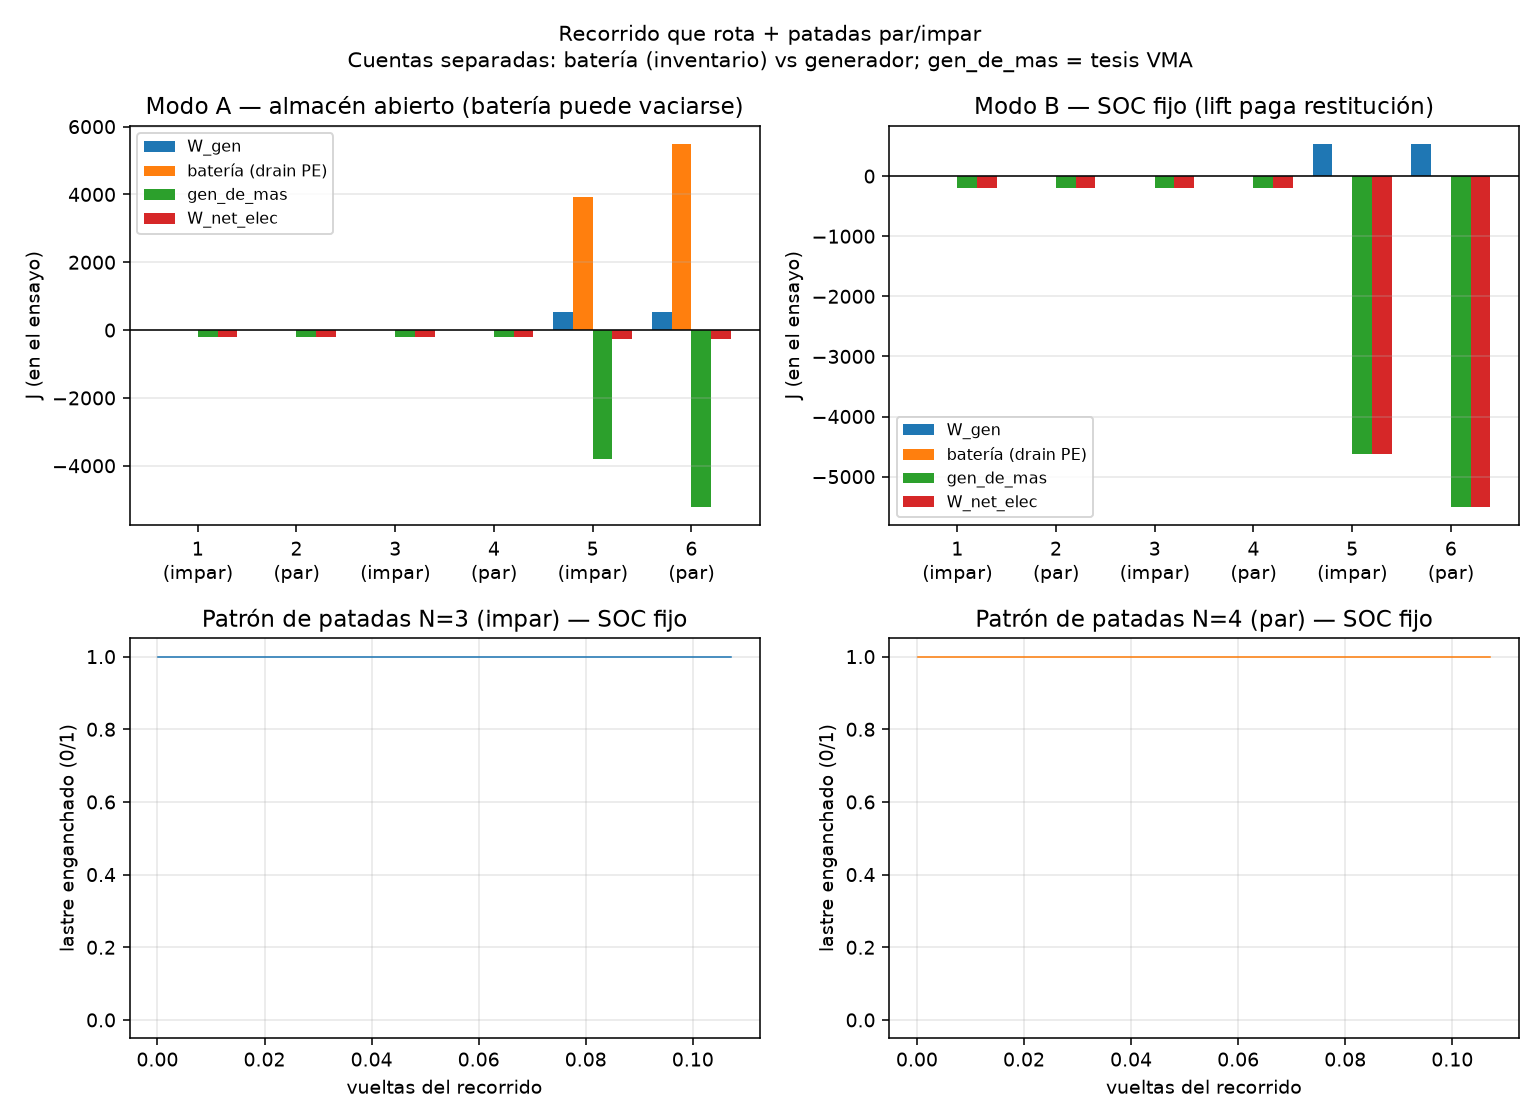

The script that saved this image:
#!/usr/bin/env python3
"""
Experimento: recorrido que ROTA + patadas de lastre PAR vs IMPAR
================================================================
Protocolo pedido (VMA): no confundir con "stock 5 → 5 ciclos".

  - El recorrido (tubo) gira: ángulo φ.
  - Hay N_patadas de lastre por vuelta (N par o impar).
  - Dos cuentas SEPARADAS:
      BATERÍA  = ΔPE del inventario de lastres (kg que cambian de cota)
      GENERADOR = trabajo eléctrico regenerativo del eje (η_gen)

  - Modo A "almacén abierto": las patadas pueden dejar lastre abajo
    → batería se descarga; el generador cobra parte de esa PE.
  - Modo B "SOC fijo": tras cada vuelta se RESTITUYE el inventario
    (lift contado en E_in). Aquí se ve si queda generador "de más"
    cuando la batería no se vacía.

Salidas: JSON + PNG en este directorio.
"""

from __future__ import annotations

import json
from dataclasses import asdict, dataclass
from pathlib import Path

import matplotlib

matplotlib.use("Agg")
import matplotlib.pyplot as plt
import numpy as np

OUT = Path(__file__).resolve().parent
G = 9.81


@dataclass
class P:
    m_obj: float = 40.0  # kg objeto sin lastre de patada
    m_kick: float = 10.0  # kg por patada de lastre
    R: float = 1.2  # m  brazo efectivo grav→par sobre el eje del tubo
    I0: float = 25.0  # kg·m² inercia del tubo + sinfín
    omega_ref: float = 2.0  # rad/s
    beta: float = 1.2  # fricción viscosa N·m·s/rad
    c_gen: float = 70.0  # freno regenerativo en fase favorable
    tau_mot_max: float = 500.0
    eta_gen: float = 0.90
    eta_mot: float = 0.90
    eta_lift: float = 0.90
    # Caída de cota efectiva cuando una patada "aparca" lastre abajo (modo A)
    delta_h_ballast: float = 8.0  # m
    dt: float = 5e-4
    n_turns: int = 6  # vueltas del recorrido a integrar


def kick_phases(n_kicks: int) -> np.ndarray:
    """Fases de ENGANCHE en [0, 2π). Soltar = engache + π/n (mitad del sector)."""
    if n_kicks <= 0:
        return np.array([])
    return (2.0 * np.pi) * np.arange(n_kicks) / n_kicks


def engaged_at(phi: float, n_kicks: int) -> bool:
    """
    Lastre enganchado en la primera mitad de cada sector 2π/N.
    Con N impar los sectores no se emparejan simétricamente con
    favorable/desfavorable de cos(φ) en el mismo patrón que con N par.
    """
    if n_kicks <= 0:
        return False
    s = phi % (2.0 * np.pi)
    sector = 2.0 * np.pi / n_kicks
    local = s % sector
    return local < 0.5 * sector


def run(
    n_kicks: int,
    *,
    soc_fixed: bool,
    p: P | None = None,
) -> dict:
    p = p or P()
    I_base = p.I0 + p.m_obj * p.R**2

    phi = 0.0
    omega = p.omega_ref
    phi_end = p.n_turns * 2.0 * np.pi

    W_mot = 0.0
    W_gen = 0.0
    W_grav = 0.0
    W_fric = 0.0
    W_lift = 0.0

    # Inventario: cada patada completada (engage→release) puede mover 1 kg ALTA→BAJA
    n_alta = 100  # stock grande para no cortar el ensayo
    n_baja = 0
    kicks_completed = 0
    # Seguimiento de si estamos dentro de un engage abierto en este sector
    was_engaged = False
    pending_ballast_drop = False  # release en modo A → 1 lastre a BAJA

    # Series
    t_hist = []
    phi_hist = []
    eng_hist = []
    gen_pow = []

    t = 0.0
    max_steps = int(1e7)
    stalled = False

    for _ in range(max_steps):
        eng = engaged_at(phi, n_kicks)
        m = p.m_obj + (p.m_kick if eng else 0.0)
        I = p.I0 + m * p.R**2

        # Detección borde engage→release (fin de patada)
        if was_engaged and not eng:
            kicks_completed += 1
            if not soc_fixed:
                # Modo batería: aparca lastre abajo
                if n_alta > 0:
                    n_alta -= 1
                    n_baja += 1
                    pending_ballast_drop = True
            # Modo SOC fijo: no cambia inventario aquí; el lift se paga al cerrar vuelta
        was_engaged = eng

        # Par gravitatorio (conservativo sobre el eje del tubo)
        # Convención: PE = m g R sin(φ); tau_g = -m g R cos(φ)
        tau_g = -m * G * p.R * np.cos(phi)
        favorable = np.cos(phi) < 0.0

        if favorable:
            tau_c = -p.c_gen * max(omega, 0.0)
            mode = "gen"
        else:
            err = p.omega_ref - omega
            tau_c = min(p.tau_mot_max, max(0.0, 100.0 * err + 0.35 * p.tau_mot_max))
            mode = "mot"

        tau_f = -p.beta * omega
        alpha = (tau_g + tau_c + tau_f) / I

        W_grav += tau_g * omega * p.dt
        W_fric += abs(tau_f * omega) * p.dt
        if mode == "mot":
            W_mot += (max(tau_c * omega, 0.0) / p.eta_mot) * p.dt
        else:
            W_gen += (max(-tau_c * omega, 0.0) * p.eta_gen) * p.dt

        omega_new = omega + alpha * p.dt
        if omega_new <= 0.0:
            stalled = True
            omega = 0.0
            break

        phi_next = phi + omega * p.dt

        # Al cruzar cada vuelta completa: si SOC fijo, restituir lastres bajados
        # (en modo A no hay que restituir; en B no bajamos inventario en release,
        #  pero igual forzamos balance de inventario=constante: W_lift de las
        #  patadas de la vuelta * m g Δh / η, como peaje de mantener SOC).
        turn0 = int(phi / (2.0 * np.pi))
        turn1 = int(phi_next / (2.0 * np.pi))
        if soc_fixed and turn1 > turn0:
            # N_patadas por vuelta → N restituciones teóricas de lastre
            # (mantenemos stock constante; peaje lift explícito)
            for _k in range(n_kicks):
                W_lift += (p.m_kick * G * p.delta_h_ballast) / p.eta_lift

        phi = phi_next
        omega = omega_new
        t += p.dt

        if _ % 40 == 0:
            t_hist.append(t)
            phi_hist.append(phi)
            eng_hist.append(1.0 if eng else 0.0)
            gen_pow.append(max(-tau_c * omega, 0.0) * p.eta_gen if mode == "gen" else 0.0)

        if phi >= phi_end:
            break

    # Contabilidad batería: PE de inventario movida ALTA→BAJA
    n_moved = n_baja  # en modo A; en SOC fijo queda 0
    E_battery_out = n_moved * p.m_kick * G * p.delta_h_ballast  # PE liberada del almacén
    # Lo que el generador "debería" como máximo de esa batería (ideal)
    E_from_battery_cap = p.eta_gen * E_battery_out

    # "Generador de más" (heurística del protocolo):
    #  - Modo A: W_gen - E_from_battery_cap  (si >0 parecería plus; suele ≤0 por fricción/motor)
    #  - Modo B: W_gen - W_mot - W_lift      (neto eléctrico a SOC fijo)
    if soc_fixed:
        gen_de_mas = W_gen - W_mot - W_lift
        battery_drain = 0.0
    else:
        gen_de_mas = W_gen - E_from_battery_cap - W_mot
        battery_drain = E_battery_out

    return {
        "n_kicks": n_kicks,
        "parity": "impar" if (n_kicks % 2 == 1) else "par",
        "soc_fixed": soc_fixed,
        "stalled": stalled,
        "turns": float(phi / (2.0 * np.pi)),
        "kicks_completed": kicks_completed,
        "n_alta": n_alta,
        "n_baja": n_baja,
        "W_gen_J": W_gen,
        "W_mot_J": W_mot,
        "W_lift_J": W_lift,
        "W_grav_J": W_grav,
        "W_fric_abs_J": W_fric,
        "E_battery_drain_J": battery_drain,
        "E_from_battery_cap_J": E_from_battery_cap,
        "gen_de_mas_J": gen_de_mas,
        "W_net_elec_J": W_gen - W_mot - W_lift,
        "t_hist": t_hist,
        "phi_hist": phi_hist,
        "eng_hist": eng_hist,
        "params": asdict(p),
    }


def main():
    kick_list = [1, 2, 3, 4, 5, 6]
    rows_open = []
    rows_soc = []

    for n in kick_list:
        r_a = run(n, soc_fixed=False)
        r_b = run(n, soc_fixed=True)
        # no guardar series enormes en tabla
        for r, bag in ((r_a, rows_open), (r_b, rows_soc)):
            bag.append({k: v for k, v in r.items() if not k.endswith("_hist")})

    # --- plot ---
    fig, axes = plt.subplots(2, 2, figsize=(11, 8))

    def plot_side(ax, rows, title):
        ns = [r["n_kicks"] for r in rows]
        gen = [r["W_gen_J"] for r in rows]
        bat = [r["E_battery_drain_J"] for r in rows]
        plus = [r["gen_de_mas_J"] for r in rows]
        net = [r["W_net_elec_J"] for r in rows]
        x = np.arange(len(ns))
        w = 0.2
        ax.bar(x - 1.5 * w, gen, w, label="W_gen")
        ax.bar(x - 0.5 * w, bat, w, label="batería (drain PE)")
        ax.bar(x + 0.5 * w, plus, w, label="gen_de_mas")
        ax.bar(x + 1.5 * w, net, w, label="W_net_elec")
        ax.axhline(0, color="k", lw=0.8)
        ax.set_xticks(x)
        ax.set_xticklabels([f"{n}\n({('impar' if n%2 else 'par')})" for n in ns])
        ax.set_title(title)
        ax.set_ylabel("J (en el ensayo)")
        ax.legend(fontsize=8)
        ax.grid(True, axis="y", alpha=0.3)

    plot_side(axes[0, 0], rows_open, "Modo A — almacén abierto (batería puede vaciarse)")
    plot_side(axes[0, 1], rows_soc, "Modo B — SOC fijo (lift paga restitución)")

    # detalle temporal N=3 vs N=4 modo B
    for ax, n, color in ((axes[1, 0], 3, "C0"), (axes[1, 1], 4, "C1")):
        r = run(n, soc_fixed=True)
        ph = np.array(r["phi_hist"])
        eng = np.array(r["eng_hist"])
        ax.plot(ph / (2 * np.pi), eng, color=color, lw=0.8)
        ax.set_xlabel("vueltas del recorrido")
        ax.set_ylabel("lastre enganchado (0/1)")
        ax.set_title(f"Patrón de patadas N={n} ({r['parity']}) — SOC fijo")
        ax.set_ylim(-0.05, 1.05)
        ax.grid(True, alpha=0.3)

    fig.suptitle(
        "Recorrido que rota + patadas par/impar\n"
        "Cuentas separadas: batería (inventario) vs generador; gen_de_mas = tesis VMA",
        fontsize=11,
    )
    fig.tight_layout()
    png = OUT / "sim_recorrido_rota_patadas_impar.png"
    fig.savefig(png, dpi=140)
    plt.close()

    # Series cortas de ejemplo no en JSON completo
    summary = {
        "idea": (
            "N patadas/vuelta sobre recorrido que rota. "
            "Modo A: release deja lastre abajo (batería). "
            "Modo B: SOC fijo con lift explícito. "
            "gen_de_mas_J: A→ W_gen - η*PE_drain - W_mot; "
            "B→ W_gen - W_mot - W_lift."
        ),
        "modo_A_almacen_abierto": rows_open,
        "modo_B_SOC_fijo": rows_soc,
        "lectura": {
            "si_gen_de_mas_B_positivo": "habría generador de más a SOC fijo (tesis)",
            "si_gen_de_mas_B_negativo": "a SOC fijo el peaje (motor+lift+η) gana; no hay plus",
            "si_solo_A_positivo_por_batería": "julios del vaciado de inventario, no plus de fase impar",
        },
    }
    js = OUT / "sim_recorrido_rota_patadas_impar.json"
    js.write_text(json.dumps(summary, indent=2), encoding="utf-8")

    print("=== Modo A (almacén abierto) ===")
    print(f"{'N':>3} {'paridad':>7} {'W_gen':>10} {'batería':>10} {'gen_de_mas':>12} {'W_net':>10}")
    for r in rows_open:
        print(
            f"{r['n_kicks']:3d} {r['parity']:>7} {r['W_gen_J']:10.1f} "
            f"{r['E_battery_drain_J']:10.1f} {r['gen_de_mas_J']:12.1f} {r['W_net_elec_J']:10.1f}"
        )
    print("\n=== Modo B (SOC fijo) ===")
    print(f"{'N':>3} {'paridad':>7} {'W_gen':>10} {'W_lift':>10} {'gen_de_mas':>12} {'W_net':>10}")
    for r in rows_soc:
        print(
            f"{r['n_kicks']:3d} {r['parity']:>7} {r['W_gen_J']:10.1f} "
            f"{r['W_lift_J']:10.1f} {r['gen_de_mas_J']:12.1f} {r['W_net_elec_J']:10.1f}"
        )
    print(f"\nPNG: {png}")
    print(f"JSON: {js}")

    # Veredicto automático honesto
    best_b = max(rows_soc, key=lambda r: r["gen_de_mas_J"])
    print("\n--- Lectura automática (modo B = prueba de la tesis) ---")
    print(
        f"Mejor gen_de_mas a SOC fijo: N={best_b['n_kicks']} ({best_b['parity']}) "
        f"→ {best_b['gen_de_mas_J']:.1f} J"
    )
    if best_b["gen_de_mas_J"] > 0:
        print("RESULTADO: aparece plus a SOC fijo en este modelo (revisar supuestos).")
    else:
        print(
            "RESULTADO: en este modelo 1.ª-ley + lift, el impar NO saca generador "
            "de más a SOC fijo. El modo A puede lucir julios por vaciar batería."
        )


if __name__ == "__main__":
    main()
